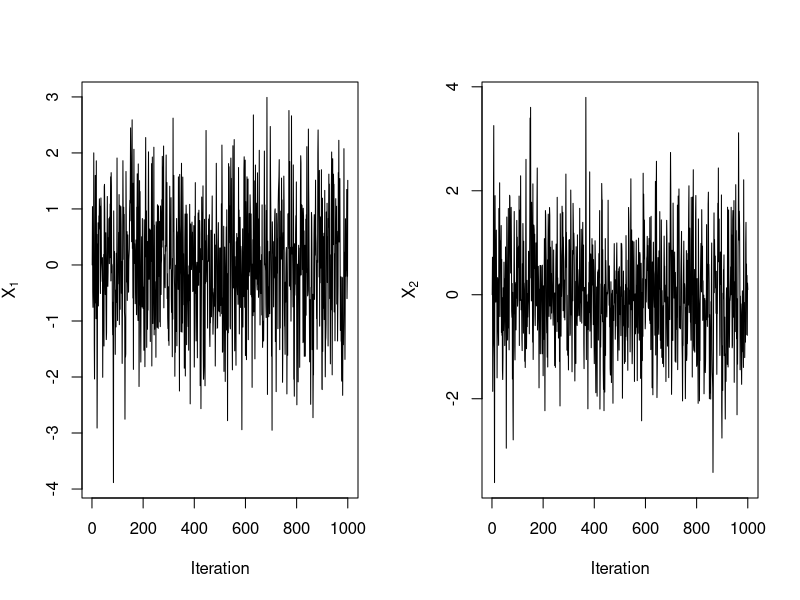
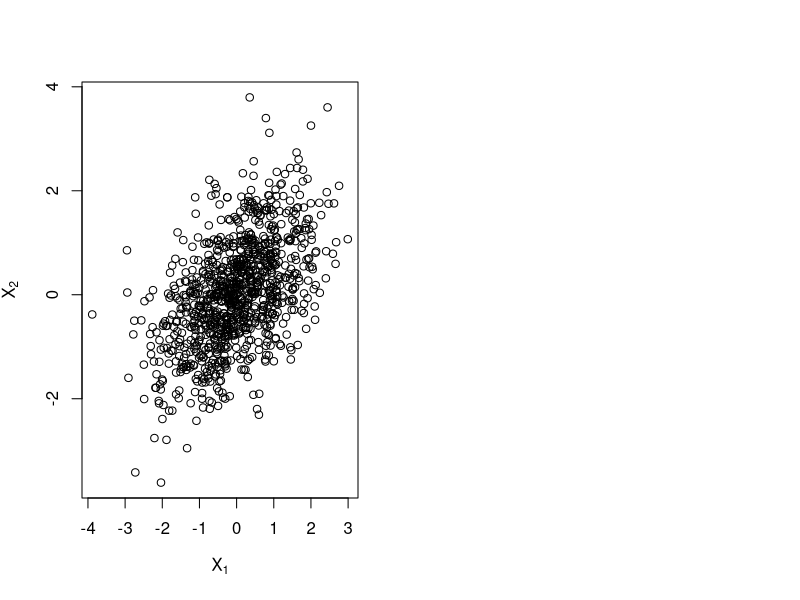

R code for these plots, in order:
## ---- chunk 1
#| echo: true
# initialize
mu <- c(0, 0)
Sigma <- matrix(c(1, 0.5, 0.5, 1), nrow = 2)
X <- matrix(0, nrow = 2, ncol = 1000)

# Gibbs sampler
for (t in 2:1000) {
    X[1, t] <- rnorm(1, mu[1] + Sigma[1, 2] / Sigma[2, 2] * (X[2, t-1] - mu[2]), 
                     sqrt(Sigma[1, 1] - Sigma[1, 2] / Sigma[2, 2] * Sigma[2, 1]))
    X[2, t] <- rnorm(1, mu[2] + Sigma[2, 1] / Sigma[1, 1] * (X[1, t] - mu[1]), 
                     sqrt(Sigma[2, 2] - Sigma[2, 1] / Sigma[1, 1] * Sigma[1, 2]))
}

## ---- chunk 2
#| echo: true
# trace plot
par(mfrow = c(1,2))
plot(X[1, ], type = "l", ylab = expression(X[1]), xlab = "Iteration")
plot(X[2, ], type = "l", ylab = expression(X[2]), xlab = "Iteration")
## ---- chunk 3
#| echo: true
# contour plot
par(mfrow = c(1,2))
plot(X[1, ], X[2, ], xlab = expression(X[1]), ylab = expression(X[2]))
